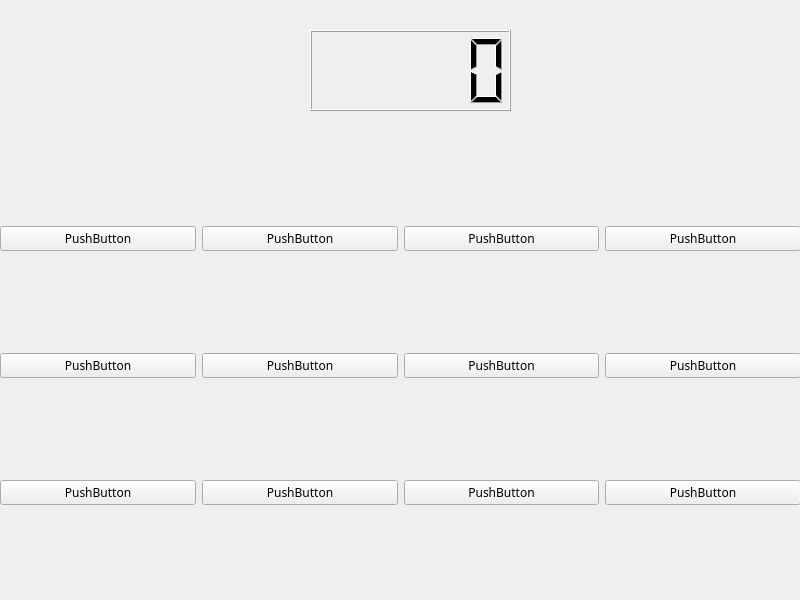
<?xml version="1.0" encoding="UTF-8"?>
<ui version="4.0">
 <class>Cards</class>
 <widget class="QMainWindow" name="Cards">
  <property name="geometry">
   <rect>
    <x>0</x>
    <y>0</y>
    <width>800</width>
    <height>600</height>
   </rect>
  </property>
  <property name="windowTitle">
   <string>记忆翻盘</string>
  </property>
  <widget class="QWidget" name="centralwidget">
   <widget class="QWidget" name="gridLayoutWidget">
    <property name="geometry">
     <rect>
      <x>0</x>
      <y>130</y>
      <width>801</width>
      <height>471</height>
     </rect>
    </property>
    <layout class="QGridLayout" name="gridLayout">
     <item row="0" column="0">
      <widget class="QPushButton" name="pbtn01">
       <property name="font">
        <font>
         <family>Adobe Gothic Std B</family>
        </font>
       </property>
       <property name="text">
        <string>PushButton</string>
       </property>
       <attribute name="buttonGroup">
        <string notr="true">pbtn_img</string>
       </attribute>
      </widget>
     </item>
     <item row="3" column="0">
      <widget class="QPushButton" name="pbtn09">
       <property name="font">
        <font>
         <family>Adobe Gothic Std B</family>
        </font>
       </property>
       <property name="text">
        <string>PushButton</string>
       </property>
       <attribute name="buttonGroup">
        <string notr="true">pbtn_img</string>
       </attribute>
      </widget>
     </item>
     <item row="2" column="2">
      <widget class="QPushButton" name="pbtn07">
       <property name="font">
        <font>
         <family>Adobe Gothic Std B</family>
        </font>
       </property>
       <property name="text">
        <string>PushButton</string>
       </property>
       <attribute name="buttonGroup">
        <string notr="true">pbtn_img</string>
       </attribute>
      </widget>
     </item>
     <item row="2" column="1">
      <widget class="QPushButton" name="pbtn06">
       <property name="font">
        <font>
         <family>Adobe Gothic Std B</family>
        </font>
       </property>
       <property name="text">
        <string>PushButton</string>
       </property>
       <attribute name="buttonGroup">
        <string notr="true">pbtn_img</string>
       </attribute>
      </widget>
     </item>
     <item row="2" column="0">
      <widget class="QPushButton" name="pbtn05">
       <property name="font">
        <font>
         <family>Adobe Gothic Std B</family>
        </font>
       </property>
       <property name="text">
        <string>PushButton</string>
       </property>
       <attribute name="buttonGroup">
        <string notr="true">pbtn_img</string>
       </attribute>
      </widget>
     </item>
     <item row="0" column="1">
      <widget class="QPushButton" name="pbtn02">
       <property name="font">
        <font>
         <family>Adobe Gothic Std B</family>
        </font>
       </property>
       <property name="text">
        <string>PushButton</string>
       </property>
       <attribute name="buttonGroup">
        <string notr="true">pbtn_img</string>
       </attribute>
      </widget>
     </item>
     <item row="0" column="2">
      <widget class="QPushButton" name="pbtn03">
       <property name="font">
        <font>
         <family>Adobe Gothic Std B</family>
        </font>
       </property>
       <property name="text">
        <string>PushButton</string>
       </property>
       <attribute name="buttonGroup">
        <string notr="true">pbtn_img</string>
       </attribute>
      </widget>
     </item>
     <item row="0" column="3">
      <widget class="QPushButton" name="pbtn04">
       <property name="font">
        <font>
         <family>Adobe Gothic Std B</family>
        </font>
       </property>
       <property name="text">
        <string>PushButton</string>
       </property>
       <attribute name="buttonGroup">
        <string notr="true">pbtn_img</string>
       </attribute>
      </widget>
     </item>
     <item row="3" column="1">
      <widget class="QPushButton" name="pbtn10">
       <property name="font">
        <font>
         <family>Adobe Gothic Std B</family>
        </font>
       </property>
       <property name="text">
        <string>PushButton</string>
       </property>
       <attribute name="buttonGroup">
        <string notr="true">pbtn_img</string>
       </attribute>
      </widget>
     </item>
     <item row="3" column="2">
      <widget class="QPushButton" name="pbtn11">
       <property name="font">
        <font>
         <family>Adobe Gothic Std B</family>
        </font>
       </property>
       <property name="text">
        <string>PushButton</string>
       </property>
       <attribute name="buttonGroup">
        <string notr="true">pbtn_img</string>
       </attribute>
      </widget>
     </item>
     <item row="2" column="3">
      <widget class="QPushButton" name="pbtn08">
       <property name="font">
        <font>
         <family>Adobe Gothic Std B</family>
        </font>
       </property>
       <property name="text">
        <string>PushButton</string>
       </property>
       <attribute name="buttonGroup">
        <string notr="true">pbtn_img</string>
       </attribute>
      </widget>
     </item>
     <item row="3" column="3">
      <widget class="QPushButton" name="pbtn12">
       <property name="font">
        <font>
         <family>Adobe Gothic Std B</family>
        </font>
       </property>
       <property name="text">
        <string>PushButton</string>
       </property>
       <attribute name="buttonGroup">
        <string notr="true">pbtn_img</string>
       </attribute>
      </widget>
     </item>
    </layout>
   </widget>
   <widget class="QLCDNumber" name="lcd_time">
    <property name="geometry">
     <rect>
      <x>310</x>
      <y>30</y>
      <width>201</width>
      <height>81</height>
     </rect>
    </property>
   </widget>
  </widget>
 </widget>
 <resources/>
 <connections/>
 <buttongroups>
  <buttongroup name="pbtn_img"/>
 </buttongroups>
</ui>
